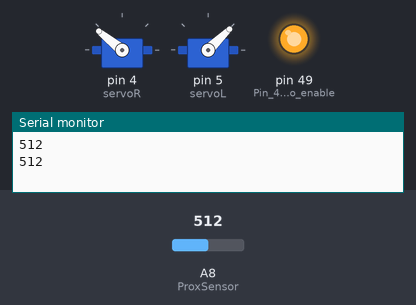
A sketch run on a simulated Arduino Mega 2560, built with avr-gcc and run on an emulated ATmega2560. Parts: 2 × servo, output pins drawn as LEDs (lit = HIGH), the last lines printed to the serial monitor. The inputs (shaded band) are chosen by the test bench; at power-on: A8 (ProxSensor) = 512.

Above: at 2.1 s.
2.5 s: A8 (ProxSensor) set to 0
At 4.4 s:
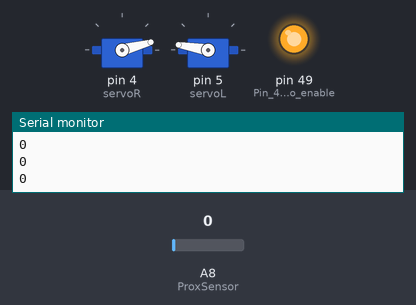
4.7 s: A8 (ProxSensor) set to 122
At 5.0 s:
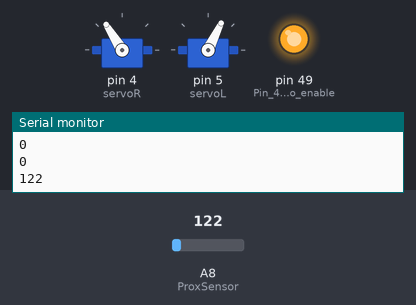
Timing chart, 0 to 14.2 s (numbered marks = the images above; inputs shaded):
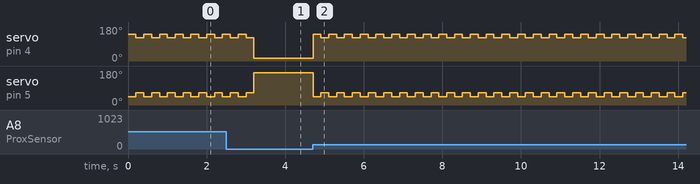

The sketch:

TiltTray.ino
```cpp
#include <Servo.h>

Servo myservoR;      // create servo object to control a servo
Servo myservoL;      // create servo object to control a servo

int ProxSensor = A8;
int On = 0;
int servoR = 4;
int servoL = 5;

void setup()
{
  pinMode(49, OUTPUT);                 //Pin 49 is used to enable IO power
  digitalWrite(49, 1);                 //Enable IO power on main CPU board
  pinMode(servoR, OUTPUT);
  pinMode(servoL, OUTPUT);
  pinMode(ProxSensor, INPUT);
  myservoR.attach(servoR);
  myservoL.attach(servoL);
  Serial.begin(9600);
}

void loop()
{
  On = analogRead(ProxSensor);
  Serial.print(On);
  Serial.println();
  myservoR.writeMicroseconds(700);
  myservoL.writeMicroseconds(2300);
  // storage tray is set to a flat gradient
  if (On)
  {
    myservoR.writeMicroseconds(2300);
    myservoL.writeMicroseconds(700);
    // ^storage tray is set to a steep gradient
    for (int wiggles = 0 ; wiggles < 4 ; wiggles++)
    {
      myservoR.writeMicroseconds(2000);
      myservoL.writeMicroseconds(1000);
      delay(200);
      myservoR.writeMicroseconds(1800);
      myservoL.writeMicroseconds(1200);
      delay(200);
    }
    // ^storage tray is then 'wiggled' theatrically
    myservoR.writeMicroseconds(700);
    myservoL.writeMicroseconds(2300);
    // ^storage tray is finally restored to flat gradient
  }
}
```

Measured:
- after the input at 4.7 s, servo on pin 4 (servoR): alternates 141° for 0.20 s and 122° for 0.20 s, starting at once; servo on pin 5 (servoL): alternates 64° for 0.20 s and 44° for 0.20 s, starting at once
- by itself, servo on pin 4 (servoR): alternates 141° for 0.20 s and 122° for 0.20 s
- by itself, servo on pin 5 (servoL): alternates 64° for 0.20 s and 44° for 0.20 s
